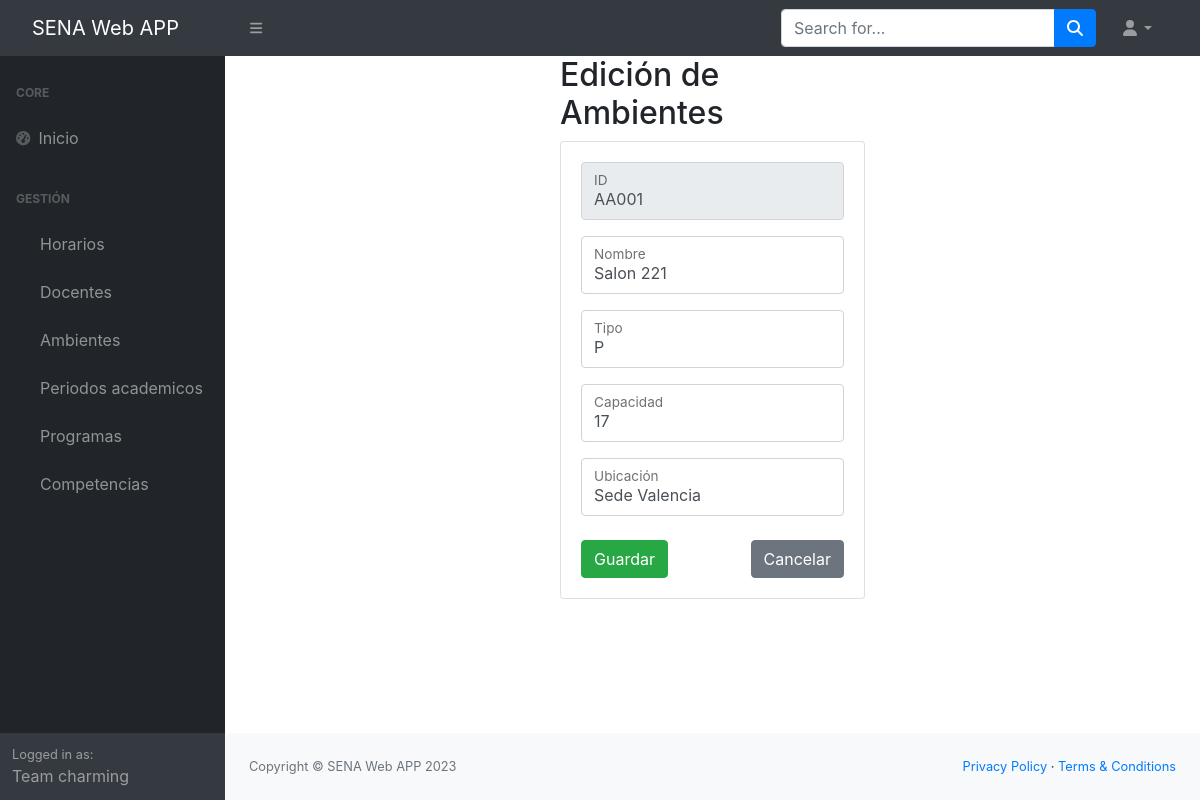
Screenshot of /editarAmbiente/AA001 with the database file from the repository.
### Aplicaciones/Academico/models.py (models this page shows, shortened)
class Ambiente(models.Model):
    codigo = models.CharField(primary_key=True, max_length=10)
    nombre = models.CharField(max_length=50)
    tipo_ambiente =  models.CharField(max_length=11, choices=tipoAmbiente, default='V')
    capacidad = models.PositiveIntegerField()
    ubicacion = models.CharField(max_length=50)
    class Meta:
        verbose_name = 'Ambiente'
        verbose_name_plural = 'Ambientes'
        db_table = 'ambiente'

### Aplicaciones/Academico/views.py (the view)
# urls.py: path('editarAmbiente/<codigo>', views.editarAmbiente),
def editarAmbiente(request, codigo):
    ambiente = Ambiente.objects.get(codigo=codigo)
    return render(request, "edicion-ambiente.html", {'ambiente':ambiente})

### Aplicaciones/Academico/templates/edicion-ambiente.html (shortened to what this page needs)
{% extends "./base.html" %}
{% block body %}
<div class="row">
    <br>
    <div class="col-md-4 offset-md-4">
        <h2>Edición de Ambientes</h2>
        <div class="card">
            <div class="card-body">
              <form action="/edicionAmbiente/" method="POST">{% csrf_token %}
                <div class="form-floating mb-3">
                    <input value="{{ambiente.codigo}}" class="form-control" id="txtCodigo" name="txtCodigo" type="text" placeholder="Codigo" minlength="5" maxlength="5" readonly required>
                    <label for="txtCodigo">ID</label>
                </div>
                <div class="form-floating mb-3">
                    <input value="{{ambiente.nombre}}" class="form-control" id="txtNombre" name="txtNombre" type="text" placeholder="Nombre" maxlength="50" required>
                    <label for="txtNombre">Nombre</label>
                </div>
                <div class="form-floating mb-3">
                    <input value="{{ambiente.tipo_ambiente}}" class="form-control" id="tipoAmbiente" name="tipoAmbiente" type="text" placeholder="Tipo" maxlength="11" required/>
                    <label for="tipoAmbiente">Tipo</label>
                </div>
                <div class="form-floating mb-3">
                    <input value="{{ambiente.capacidad}}" class="form-control" id="txtCapacidad" name="txtCapacidad" type="text" placeholder="Capacidad" minlength="1" maxlength="2" required/>
                    <label for="txtCapacidad">Capacidad</label>
                </div>
                <div class="form-floating mb-3">
                    <input value="{{ambiente.ubicacion}}" class="form-control" id="txtUbicacion" name="txtUbicacion" type="text" placeholder="Ubicación" maxlength="50" required/>
                    <label for="txtUbicacion">Ubicación</label>
                </div>
                <div class="d-flex align-items-center justify-content-between mt-4 mb-0">
                    <button type="submit" class="btn btn-success text-white">Guardar</button>
                    <a class="btn btn-secondary" href="/gestionAmbientes/">Cancelar</a>
                </div>
              </form>
            </div>
          </div>
    </div>
</div>
{% endblock %}

### rows the page displays
Ambiente: txtCodigo "AA001", txtNombre "Salon 221", tipoAmbiente "P", txtCapacidad "17", txtUbicacion "Sede Valencia"
